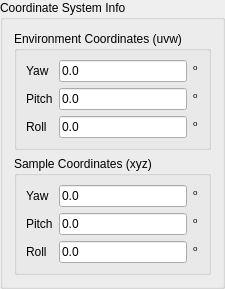
    <widget class="QGroupBox" name="groupBox_coordinateInfo">
     <property name="font">
      <font>
       <weight>50</weight>
       <bold>false</bold>
      </font>
     </property>
     <property name="title">
      <string>Coordinate System Info</string>
     </property>
     <layout class="QGridLayout" name="gridLayout_13">
      <item row="0" column="0" colspan="4">
       <widget class="QGroupBox" name="groupBox_7">
        <property name="font">
         <font>
          <weight>50</weight>
          <bold>false</bold>
         </font>
        </property>
        <property name="title">
         <string>Environment Coordinates (uvw)</string>
        </property>
        <layout class="QGridLayout" name="gridLayout_14">
          <item row="0" column="0">
           <widget class="QLabel" name="lblEnvYaw">
            <property name="font">
             <font>
              <weight>50</weight>
              <bold>false</bold>
             </font>
            </property>
            <property name="toolTip">
             <string>&lt;html&gt;&lt;head/&gt;&lt;body&gt;&lt;p&gt;The yaw angle of the environment coordinates from the beamline coordinates.&lt;/p&gt;&lt;/body&gt;&lt;/html&gt;</string>
            </property>
            <property name="text">
             <string>Yaw</string>
            </property>
           </widget>
          </item>
          <item row="0" column="1">
           <widget class="QLineEdit" name="txtEnvYaw">
            <property name="minimumSize">
             <size>
              <width>0</width>
              <height>18</height>
             </size>
            </property>
            <property name="font">
             <font>
              <weight>50</weight>
              <bold>false</bold>
             </font>
            </property>
            <property name="toolTip">
             <string>&lt;html&gt;&lt;head/&gt;&lt;body&gt;&lt;p&gt;The yaw angle of the environment coordinates from the beamline coordinates.&lt;/p&gt;&lt;/body&gt;&lt;/html&gt;</string>
            </property>
            <property name="text">
             <string>0.0</string>
            </property>
           </widget>
          </item>
          <item row="0" column="2">
           <widget class="QLabel" name="lblEnvYawUnit">
            <property name="font">
             <font>
              <weight>50</weight>
              <bold>false</bold>
             </font>
            </property>
            <property name="text">
             <string>&lt;html&gt;&lt;head/&gt;&lt;body&gt;&lt;p&gt;&lt;span style=&quot; vertical-align:super;&quot;&gt;o&lt;/span&gt;&lt;/p&gt;&lt;/body&gt;&lt;/html&gt;</string>
            </property>
           </widget>
          </item>
          <item row="1" column="0">
           <widget class="QLabel" name="lblEnvPitch">
            <property name="font">
             <font>
              <weight>50</weight>
              <bold>false</bold>
             </font>
            </property>
            <property name="toolTip">
             <string>&lt;html&gt;&lt;head/&gt;&lt;body&gt;&lt;p&gt;The pitch angle of the environment coordinates from the beamline coordinates.&lt;/p&gt;&lt;/body&gt;&lt;/html&gt;</string>
            </property>
            <property name="text">
             <string>Pitch</string>
            </property>
           </widget>
          </item>
          <item row="1" column="1">
           <widget class="QLineEdit" name="txtEnvPitch">
            <property name="minimumSize">
             <size>
              <width>0</width>
              <height>18</height>
             </size>
            </property>
            <property name="font">
             <font>
              <weight>50</weight>
              <bold>false</bold>
             </font>
            </property>
            <property name="toolTip">
             <string>&lt;html&gt;&lt;head/&gt;&lt;body&gt;&lt;p&gt;The pitch angle of the environment coordinates from the beamline coordinates.&lt;/p&gt;&lt;/body&gt;&lt;/html&gt;</string>
            </property>
            <property name="text">
             <string>0.0</string>
            </property>
           </widget>
          </item>
          <item row="1" column="2">
           <widget class="QLabel" name="lblEnvPitchUnit">
            <property name="font">
             <font>
              <weight>50</weight>
              <bold>false</bold>
             </font>
            </property>
            <property name="text">
             <string>&lt;html&gt;&lt;head/&gt;&lt;body&gt;&lt;p&gt;&lt;span style=&quot; vertical-align:super;&quot;&gt;o&lt;/span&gt;&lt;/p&gt;&lt;/body&gt;&lt;/html&gt;</string>
            </property>
           </widget>
          </item>
          <item row="2" column="0">
           <widget class="QLabel" name="lblEnvRoll">
            <property name="font">
             <font>
              <weight>50</weight>
              <bold>false</bold>
             </font>
            </property>
            <property name="toolTip">
             <string>&lt;html&gt;&lt;head/&gt;&lt;body&gt;&lt;p&gt;The roll angle of the environment coordinates from the beamline coordinates.&lt;/p&gt;&lt;/body&gt;&lt;/html&gt;</string>
            </property>
            <property name="text">
             <string>Roll</string>
            </property>
           </widget>
          </item>
          <item row="2" column="1">
           <widget class="QLineEdit" name="txtEnvRoll">
            <property name="minimumSize">
             <size>
              <width>0</width>
              <height>18</height>
             </size>
            </property>
            <property name="font">
             <font>
              <weight>50</weight>
              <bold>false</bold>
             </font>
            </property>
            <property name="toolTip">
             <string>&lt;html&gt;&lt;head/&gt;&lt;body&gt;&lt;p&gt;The roll angle of the environment coordinates from the beamline coordinates.&lt;/p&gt;&lt;/body&gt;&lt;/html&gt;</string>
            </property>
            <property name="text">
             <string>0.0</string>
            </property>
           </widget>
          </item>
          <item row="2" column="2">
           <widget class="QLabel" name="lblEnvRollUnit">
            <property name="font">
             <font>
              <weight>50</weight>
              <bold>false</bold>
             </font>
            </property>
            <property name="text">
             <string>&lt;html&gt;&lt;head/&gt;&lt;body&gt;&lt;p&gt;&lt;span style=&quot; vertical-align:super;&quot;&gt;o&lt;/span&gt;&lt;/p&gt;&lt;/body&gt;&lt;/html&gt;</string>
            </property>
           </widget>
          </item>
        </layout>
       </widget>
      </item>
      <item row="1" column="0" colspan="4">
       <widget class="QGroupBox" name="groupBox_7">
        <property name="font">
         <font>
          <weight>50</weight>
          <bold>false</bold>
         </font>
        </property>
        <property name="title">
         <string>Sample Coordinates (xyz)</string>
        </property>
        <layout class="QGridLayout" name="gridLayout_14">
          <item row="0" column="0">
           <widget class="QLabel" name="lblSampleYaw">
            <property name="font">
             <font>
              <weight>50</weight>
              <bold>false</bold>
             </font>
            </property>
            <property name="toolTip">
             <string>&lt;html&gt;&lt;head/&gt;&lt;body&gt;&lt;p&gt;The yaw angle of the sample coordinates from the environment coordinates.&lt;/p&gt;&lt;/body&gt;&lt;/html&gt;</string>
            </property>
            <property name="text">
             <string>Yaw</string>
            </property>
           </widget>
          </item>
          <item row="0" column="1">
           <widget class="QLineEdit" name="txtSampleYaw">
            <property name="minimumSize">
             <size>
              <width>0</width>
              <height>18</height>
             </size>
            </property>
            <property name="font">
             <font>
              <weight>50</weight>
              <bold>false</bold>
             </font>
            </property>
            <property name="toolTip">
             <string>&lt;html&gt;&lt;head/&gt;&lt;body&gt;&lt;p&gt;The yaw angle of the sample coordinates from the environment coordinates.&lt;/p&gt;&lt;/body&gt;&lt;/html&gt;</string>
            </property>
            <property name="text">
             <string>0.0</string>
            </property>
           </widget>
          </item>
          <item row="0" column="2">
           <widget class="QLabel" name="lblSampleYawUnit">
            <property name="font">
             <font>
              <weight>50</weight>
              <bold>false</bold>
             </font>
            </property>
            <property name="text">
             <string>&lt;html&gt;&lt;head/&gt;&lt;body&gt;&lt;p&gt;&lt;span style=&quot; vertical-align:super;&quot;&gt;o&lt;/span&gt;&lt;/p&gt;&lt;/body&gt;&lt;/html&gt;</string>
            </property>
           </widget>
          </item>
          <item row="1" column="0">
           <widget class="QLabel" name="lblSamplePitch">
            <property name="font">
             <font>
              <weight>50</weight>
              <bold>false</bold>
             </font>
            </property>
            <property name="toolTip">
             <string>&lt;html&gt;&lt;head/&gt;&lt;body&gt;&lt;p&gt;The pitch angle of the sample coordinates from the environment coordinates.&lt;/p&gt;&lt;/body&gt;&lt;/html&gt;</string>
            </property>
            <property name="text">
             <string>Pitch</string>
            </property>
           </widget>
          </item>
          <item row="1" column="1">
           <widget class="QLineEdit" name="txtSamplePitch">
            <property name="minimumSize">
             <size>
              <width>0</width>
              <height>18</height>
             </size>
            </property>
            <property name="font">
             <font>
              <weight>50</weight>
              <bold>false</bold>
             </font>
            </property>
            <property name="toolTip">
             <string>&lt;html&gt;&lt;head/&gt;&lt;body&gt;&lt;p&gt;The pitch angle of the sample coordinates from the environment coordinates.&lt;/p&gt;&lt;/body&gt;&lt;/html&gt;</string>
            </property>
            <property name="text">
             <string>0.0</string>
            </property>
           </widget>
          </item>
          <item row="1" column="2">
           <widget class="QLabel" name="lblSamplePitchUnit">
            <property name="font">
             <font>
              <weight>50</weight>
              <bold>false</bold>
             </font>
            </property>
            <property name="text">
             <string>&lt;html&gt;&lt;head/&gt;&lt;body&gt;&lt;p&gt;&lt;span style=&quot; vertical-align:super;&quot;&gt;o&lt;/span&gt;&lt;/p&gt;&lt;/body&gt;&lt;/html&gt;</string>
            </property>
           </widget>
          </item>
          <item row="2" column="0">
           <widget class="QLabel" name="lblSampleRoll">
            <property name="font">
             <font>
              <weight>50</weight>
              <bold>false</bold>
             </font>
            </property>
            <property name="toolTip">
             <string>&lt;html&gt;&lt;head/&gt;&lt;body&gt;&lt;p&gt;The roll angle of the sample coordinates from the environment coordinates.&lt;/p&gt;&lt;/body&gt;&lt;/html&gt;</string>
            </property>
            <property name="text">
             <string>Roll</string>
            </property>
           </widget>
          </item>
          <item row="2" column="1">
           <widget class="QLineEdit" name="txtSampleRoll">
            <property name="minimumSize">
             <size>
              <width>0</width>
              <height>18</height>
             </size>
            </property>
            <property name="font">
             <font>
              <weight>50</weight>
              <bold>false</bold>
             </font>
            </property>
            <property name="toolTip">
             <string>&lt;html&gt;&lt;head/&gt;&lt;body&gt;&lt;p&gt;The roll angle of the sample coordinates from the enivronment coordinates.&lt;/p&gt;&lt;/body&gt;&lt;/html&gt;</string>
            </property>
            <property name="text">
             <string>0.0</string>
            </property>
           </widget>
          </item>
          <item row="2" column="2">
           <widget class="QLabel" name="lblSampleRollUnit">
            <property name="font">
             <font>
              <weight>50</weight>
              <bold>false</bold>
             </font>
            </property>
            <property name="text">
             <string>&lt;html&gt;&lt;head/&gt;&lt;body&gt;&lt;p&gt;&lt;span style=&quot; vertical-align:super;&quot;&gt;o&lt;/span&gt;&lt;/p&gt;&lt;/body&gt;&lt;/html&gt;</string>
            </property>
           </widget>
          </item>
        </layout>
       </widget>
      </item>
     </layout>
    </widget>
